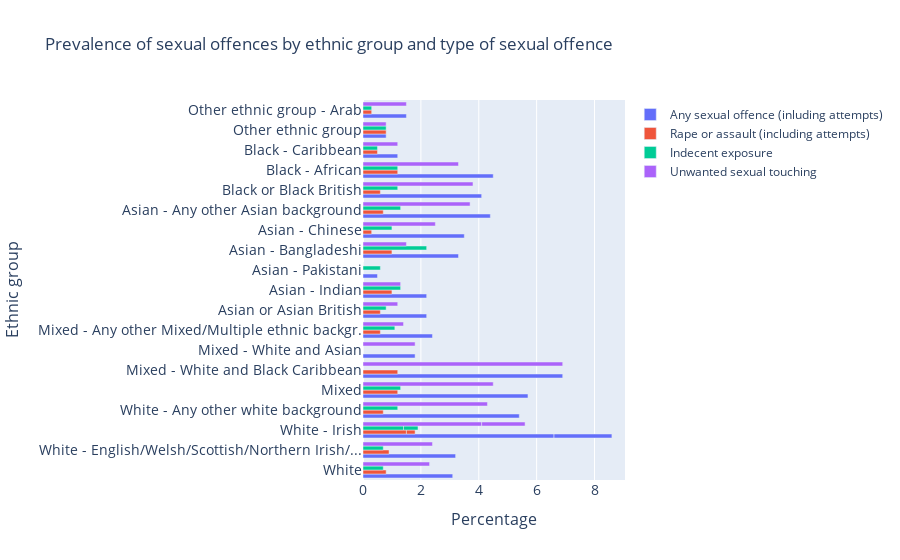

Notebook code for this chart:
### Code cell
# For the graph 2. we plot an interactive bar chart
# x-axis: ethnic group
# y-axis: type of sexual offences 

ethnic_group=["White","White - English/Welsh/Scottish/Northern Irish/...","White - Irish","White - Irish",
    "White - Any other white background","Mixed","Mixed - White and Black Caribbean","Mixed - White and Asian",
    "Mixed - Any other Mixed/Multiple ethnic backgr.","Asian or Asian British","Asian - Indian","Asian - Pakistani",
    "Asian - Bangladeshi","Asian - Chinese","Asian - Any other Asian background","Black or Black British",
    "Black - African","Black - Caribbean","Other ethnic group","Other ethnic group - Arab",
    "Other ethnic group - Any other ethnic group"]
any_sexual_offence=df7_bis[8:28][df7_bis.columns[0]]
rape_or_assault=df7_bis[8:28][df7_bis.columns[1]]
indecent_exposure=df7_bis[8:28][df7_bis.columns[3]]
sexual_touching=df7_bis[8:28][df7_bis.columns[4]]


fig = go.Figure(data=[
    go.Bar(name='Any sexual offence (inluding attempts)', 
           x=any_sexual_offence,
           y=ethnic_group,orientation='h'),
    go.Bar(name='Rape or assault (including attempts)', 
           x=rape_or_assault, 
           y=ethnic_group,orientation='h'),
    go.Bar(name='Indecent exposure', 
           x=indecent_exposure, 
           y=ethnic_group,orientation='h'),
    go.Bar(name='Unwanted sexual touching', 
           x=sexual_touching, 
           y=ethnic_group,orientation='h')
])

# We change the bar mode
fig.update_layout(barmode='group',
                  title='Prevalence of sexual offences by ethnic group and type of sexual offence',
                  xaxis=dict(
                    title='Percentage',
                    titlefont_size=16,
                    tickfont_size=14,),
                  yaxis=dict(
                    title='Ethnic group',
                    titlefont_size=16,
                    tickfont_size=14)
                 )
fig.show()

### Figure 1 — Plotly figure (JSON) as saved in the notebook; plotly's stock layout.template omitted (floating-point values rounded to 4 significant figures)
{"data": [{"name": "Any sexual offence (inluding attempts)", "orientation": "h", "type": "bar", "x": [3.1, 3.2, 6.6, 2, 5.4, 5.7, 6.9, 1.8, 2.4, 2.2, 2.2, 0.5, 3.3, 3.5, 4.4, 4.1, 4.5, 1.2, 0.8, 1.5], "y": ["White", "White - English/Welsh/Scottish/Northern Irish/...", "White - Irish", "White - Irish", "White - Any other white background", "Mixed", "Mixed - White and Black Caribbean", "Mixed - White and Asian", "Mixed - Any other Mixed/Multiple ethnic backgr.", "Asian or Asian British", "Asian - Indian", "Asian - Pakistani", "Asian - Bangladeshi", "Asian - Chinese", "Asian - Any other Asian background", "Black or Black British", "Black - African", "Black - Caribbean", "Other ethnic group", "Other ethnic group - Arab", "Other ethnic group - Any other ethnic group"]}, {"name": "Rape or assault (including attempts)", "orientation": "h", "type": "bar", "x": [0.8, 0.9, 1.5, 0.3, 0.7, 1.2, 1.2, 0, 0.6, 0.6, 1, 0, 1, 0.3, 0.7, 0.6, 1.2, 0.5, 0.8, 0.3], "y": ["White", "White - English/Welsh/Scottish/Northern Irish/...", "White - Irish", "White - Irish", "White - Any other white background", "Mixed", "Mixed - White and Black Caribbean", "Mixed - White and Asian", "Mixed - Any other Mixed/Multiple ethnic backgr.", "Asian or Asian British", "Asian - Indian", "Asian - Pakistani", "Asian - Bangladeshi", "Asian - Chinese", "Asian - Any other Asian background", "Black or Black British", "Black - African", "Black - Caribbean", "Other ethnic group", "Other ethnic group - Arab", "Other ethnic group - Any other ethnic group"]}, {"name": "Indecent exposure", "orientation": "h", "type": "bar", "x": [0.7, 0.7, 1.4, 0.5, 1.2, 1.3, 0, 0, 1.1, 0.8, 1.3, 0.6, 2.2, 1, 1.3, 1.2, 1.2, 0.5, 0.8, 0.3], "y": ["White", "White - English/Welsh/Scottish/Northern Irish/...", "White - Irish", "White - Irish", "White - Any other white background", "Mixed", "Mixed - White and Black Caribbean", "Mixed - White and Asian", "Mixed - Any other Mixed/Multiple ethnic backgr.", "Asian or Asian British", "Asian - Indian", "Asian - Pakistani", "Asian - Bangladeshi", "Asian - Chinese", "Asian - Any other Asian background", "Black or Black British", "Black - African", "Black - Caribbean", "Other ethnic group", "Other ethnic group - Arab", "Other ethnic group - Any other ethnic group"]}, {"name": "Unwanted sexual touching", "orientation": "h", "type": "bar", "x": [2.3, 2.4, 4.1, 1.5, 4.3, 4.5, 6.9, 1.8, 1.4, 1.2, 1.3, 0, 1.5, 2.5, 3.7, 3.8, 3.3, 1.2, 0.8, 1.5], "y": ["White", "White - English/Welsh/Scottish/Northern Irish/...", "White - Irish", "White - Irish", "White - Any other white background", "Mixed", "Mixed - White and Black Caribbean", "Mixed - White and Asian", "Mixed - Any other Mixed/Multiple ethnic backgr.", "Asian or Asian British", "Asian - Indian", "Asian - Pakistani", "Asian - Bangladeshi", "Asian - Chinese", "Asian - Any other Asian background", "Black or Black British", "Black - African", "Black - Caribbean", "Other ethnic group", "Other ethnic group - Arab", "Other ethnic group - Any other ethnic group"]}], "layout": {"barmode": "group", "title": {"text": "Prevalence of sexual offences by ethnic group and type of sexual offence"}, "xaxis": {"tickfont": {"size": 14}, "title": {"font": {"size": 16}, "text": "Percentage"}}, "yaxis": {"tickfont": {"size": 14}, "title": {"font": {"size": 16}, "text": "Ethnic group"}}}}
